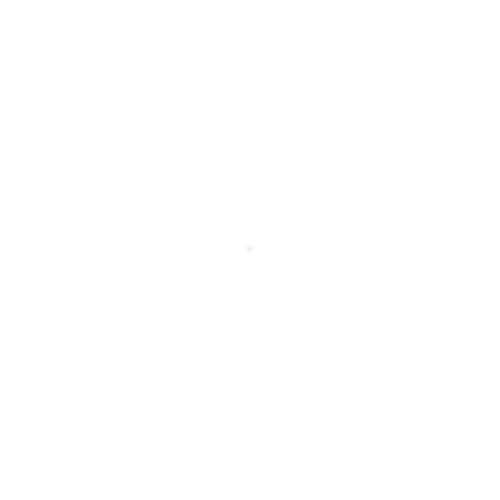
Frame 1 (no input)
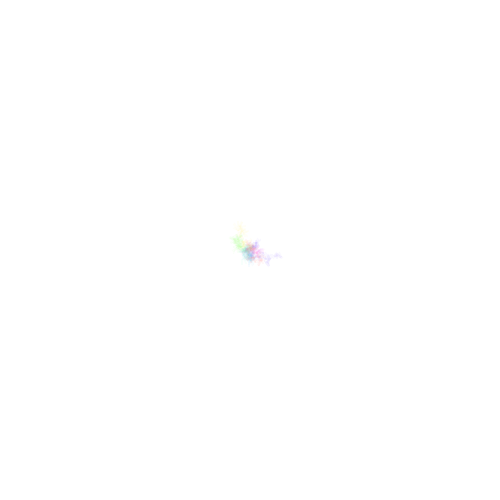
Frame 60 (the mouse pressed at the canvas centre just before this capture)
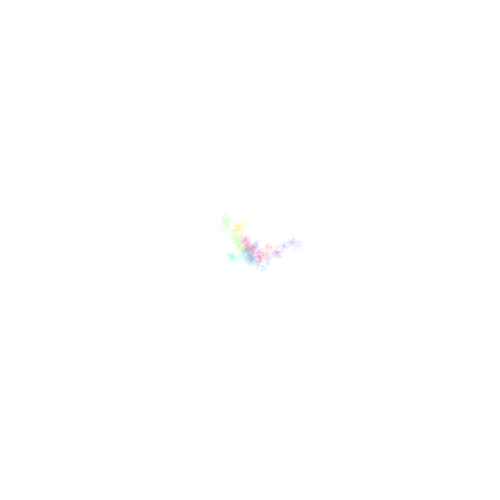
Frame 120 (the mouse held since frame 60 and released just before this capture)

The Processing sketch that drew these frames (run headless with seeded random() and noise(); from frame 60 on, the mouse is pressed at the canvas centre):

// Processing sketch: processing_94623
// ── processing_94623.pde

Walker[] walker = new Walker[7];

void setup() {
  size(500, 500);
  frameRate(1000);
  colorMode(HSB, 360, 100, 100);
  background(360);
  for (int i = 0; i < walker.length;i++) {
    walker[i] = new Walker(width/2, height/2, 360*i/walker.length);
    walker[i].draw();
  }
}

void draw() {
  for (int i = 0; i < walker.length;i++) {
    walker[i].walk();
    walker[i].draw();
  }
}

class Walker {
  float x, y;
  float t;
  float hue;
  float rect_w = 1;
  float rect_h = 5;

  Walker(float x, float y, float hue) {
    this.x = x;
    this.y = y;
    this.hue = hue;
    t = random(TWO_PI);
  }

  void walk() {
    this.x += random(-1, 1)*2;
    this.y += random(-1, 1)*2;

    if (this.x < 0) {
      this.x = 0;  //width;
    }
    if (this.y < 0) {
      this.y = 0;  //height;
    }
    if (this.x > width) {
      this.x = width;  //0;
    }
    if (this.y > height) {
      this.y = height;  //0;
    }
  }

  void draw() {
    pushMatrix();
    translate(x, y);
    rotate(t);
    noFill();
    stroke(hue, 80, 100, 10);
    rect(0, 0, rect_w, rect_h);
    popMatrix();

    t += 0.5;
  }
}
